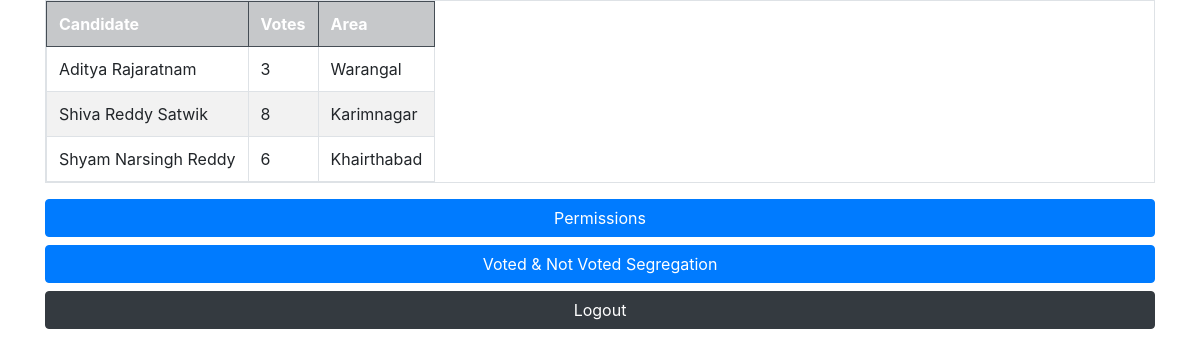
The page /analytics/ on the database its author committed.
### voter/models.py (models this page shows, shortened)
class Candidate(models.Model):
    candidate_name = models.CharField(max_length=50)
    votes          = models.IntegerField()
    area           = models.ForeignKey(Area, on_delete=models.PROTECT)

class Area(models.Model):
    area = models.CharField(max_length=20)
    area_id = models.IntegerField()
    def __str__(self) -> str:
        return self.area

### voter/views.py (the view)
# urls.py: path('analytics/', views.admin_analytics, name="admin-analytics"),
def admin_analytics(request):
    candidates = Candidate.objects.all()
    context = {
        'candidates': candidates
    }
    return render(request, 'admin-analytics.html', context)

### templates/admin-analytics.html
{% include 'base.html' %}
<center class="container">
    <table class="table table-striped table-hover table-bordered table-responsive">
        <tr class="table-dark">
          <th>Candidate</th>
          <th>Votes</th>
          <th>Area</th>
        </tr>
        {% for candidate in candidates %}
            <tr>
                <td>{{candidate.candidate_name}}</td>
                <td>{{candidate.votes}}</td>
                <td>{{candidate.area}}</td>
            </tr>
        {% endfor %}
    </table>
</center>
<div class="container">
    <a href="{% url 'admin-permissions' %}" class="btn btn-primary btn-block">Permissions</a>
    <a href="{% url 'admin-segregation' %}" class="btn btn-primary btn-block">Voted & Not Voted Segregation</a>
    <a href="{% url 'logoutt' %}" class="btn btn-block btn-dark">Logout</a>
</div>

### rows shown on the page
Candidate: candidate_name "Aditya Rajaratnam", votes "3", area "Warangal"
Candidate: candidate_name "Shiva Reddy Satwik", votes "8", area "Karimnagar"
Candidate: candidate_name "Shyam Narsingh Reddy", votes "6", area "Khairthabad"
